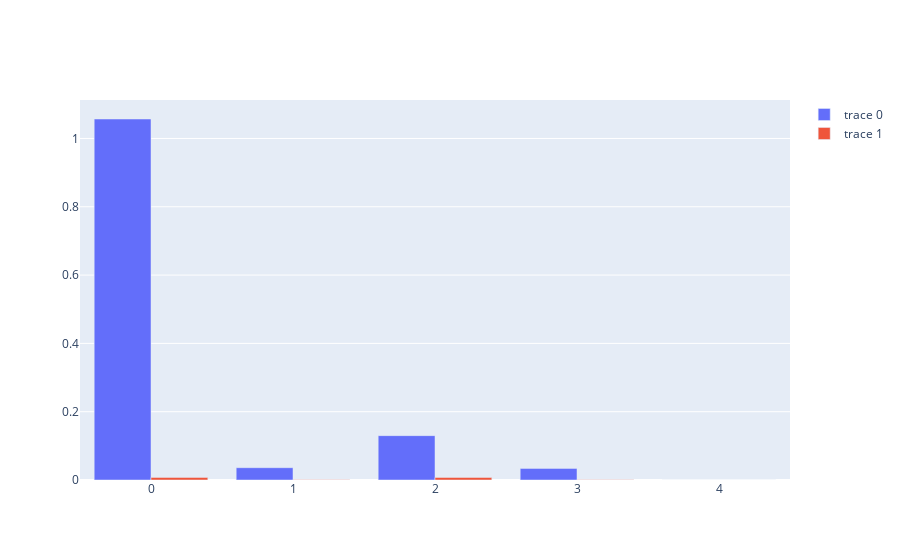

The code cell stored with this chart in its notebook:
### Code cell
#print(df.groupby('adults').mean()['children'])
mask= (df['is_canceled']==0)&((df['customer_type']=='Transient')|(df['customer_type']=='Transient-Party'))
#print(df[mask].describe())

trace1 = go.Bar(x = df_city[df_city['customer_type']=='Transient'].groupby('adults').median()['children'].index ,
                        y = df_city[df_city['customer_type']=='Transient'].groupby('adults').mean()['children'] )
trace2 = go.Bar(x = df_city[df_city['customer_type']=='Transient'].groupby('adults').median()['babies'].index,
                        y = df_city[df_city['customer_type']=='Transient'].groupby('adults').mean()['babies'] )
data = [trace1,trace2]

layout = go.Layout(barmode='group')


fig = go.Figure(data = data, layout = layout)
iplot(fig)

### Figure 1 — Plotly figure (JSON) as saved in the notebook; plotly's stock layout.template omitted (floating-point values rounded to 4 significant figures)
{"data": [{"type": "bar", "x": [0, 1, 2, 3, 4], "y": [1.057, 0.03606, 0.1299, 0.03401, 0]}, {"type": "bar", "x": [0, 1, 2, 3, 4], "y": [0.007605, 0.0005769, 0.007493, 0.0006848, 0]}], "layout": {"barmode": "group"}}
